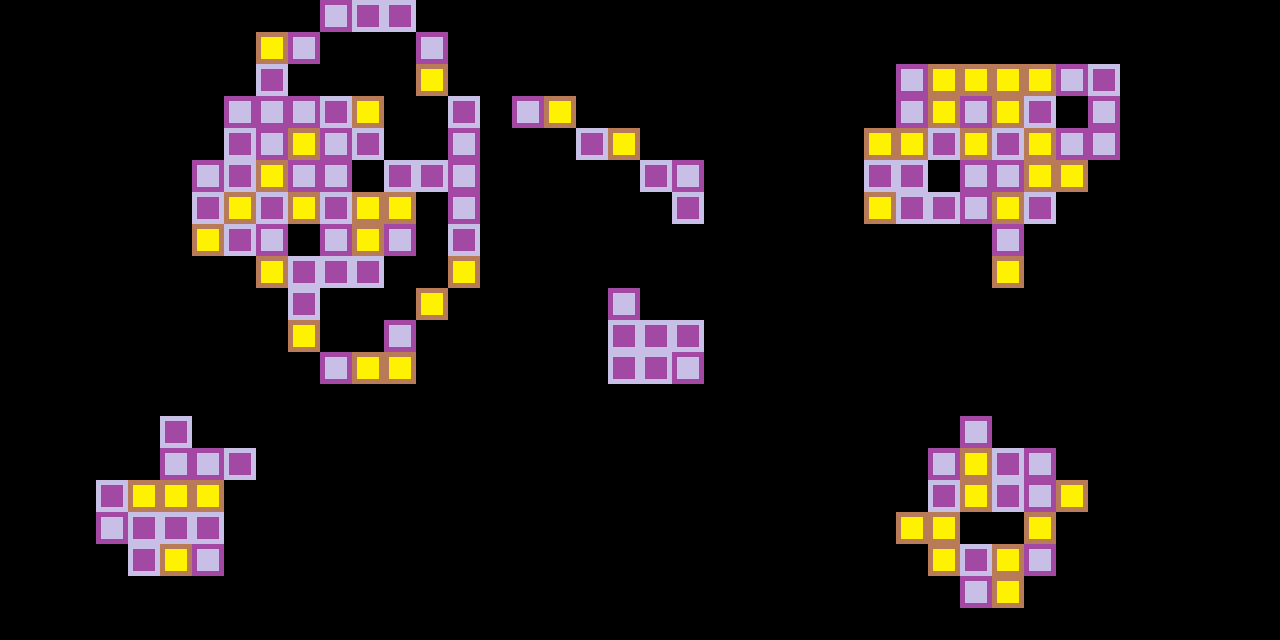

A level layout from a 2D game, rendered from its tile map. Below: a short description, then the map file with its tile-grid data intact:
An orthogonal 40x20 tile map with 32x32 px tiles, 1 tile layer (Tile Layer 1).

<map version="1.0" tiledversion="1.0.2" orientation="orthogonal" renderorder="right-down" width="40" height="20" tilewidth="32" tileheight="32" nextobjectid="1">
 <tileset firstgid="1" name="backgroundSheet" tilewidth="32" tileheight="32" tilecount="3" columns="3">
  <image source="../graphics/backgroundSheet.png" width="96" height="32" />
 </tileset>
 <layer name="Tile Layer 1" width="40" height="20">
  <data encoding="csv">
0,0,0,0,0,0,0,0,0,0,3,2,2,0,0,0,0,0,0,0,0,0,0,0,0,0,0,0,0,0,0,0,0,0,0,0,0,0,0,0,
0,0,0,0,0,0,0,0,1,3,0,0,0,3,0,0,0,0,0,0,0,0,0,0,0,0,0,0,0,0,0,0,0,0,0,0,0,0,0,0,
0,0,0,0,0,0,0,0,2,0,0,0,0,1,0,0,0,0,0,0,0,0,0,0,0,0,0,0,3,1,1,1,1,3,2,0,0,0,0,0,
0,0,0,0,0,0,0,3,3,3,2,1,0,0,2,0,3,1,0,0,0,0,0,0,0,0,0,0,3,1,3,1,2,0,3,0,0,0,0,0,
0,0,0,0,0,0,0,2,3,1,3,2,0,0,3,0,0,0,2,1,0,0,0,0,0,0,0,1,1,2,1,2,1,3,3,0,0,0,0,0,
0,0,0,0,0,0,3,2,1,3,3,0,2,2,3,0,0,0,0,0,2,3,0,0,0,0,0,2,2,0,3,3,1,1,0,0,0,0,0,0,
0,0,0,0,0,0,2,1,2,1,2,1,1,0,3,0,0,0,0,0,0,2,0,0,0,0,0,1,2,2,3,1,2,0,0,0,0,0,0,0,
0,0,0,0,0,0,1,2,3,0,3,1,3,0,2,0,0,0,0,0,0,0,0,0,0,0,0,0,0,0,0,3,0,0,0,0,0,0,0,0,
0,0,0,0,0,0,0,0,1,2,2,2,0,0,1,0,0,0,0,0,0,0,0,0,0,0,0,0,0,0,0,1,0,0,0,0,0,0,0,0,
0,0,0,0,0,0,0,0,0,2,0,0,0,1,0,0,0,0,0,3,0,0,0,0,0,0,0,0,0,0,0,0,0,0,0,0,0,0,0,0,
0,0,0,0,0,0,0,0,0,1,0,0,3,0,0,0,0,0,0,2,2,2,0,0,0,0,0,0,0,0,0,0,0,0,0,0,0,0,0,0,
0,0,0,0,0,0,0,0,0,0,3,1,1,0,0,0,0,0,0,2,2,3,0,0,0,0,0,0,0,0,0,0,0,0,0,0,0,0,0,0,
0,0,0,0,0,0,0,0,0,0,0,0,0,0,0,0,0,0,0,0,0,0,0,0,0,0,0,0,0,0,0,0,0,0,0,0,0,0,0,0,
0,0,0,0,0,2,0,0,0,0,0,0,0,0,0,0,0,0,0,0,0,0,0,0,0,0,0,0,0,0,3,0,0,0,0,0,0,0,0,0,
0,0,0,0,0,3,3,2,0,0,0,0,0,0,0,0,0,0,0,0,0,0,0,0,0,0,0,0,0,3,1,2,3,0,0,0,0,0,0,0,
0,0,0,2,1,1,1,0,0,0,0,0,0,0,0,0,0,0,0,0,0,0,0,0,0,0,0,0,0,2,1,2,3,1,0,0,0,0,0,0,
0,0,0,3,2,2,2,0,0,0,0,0,0,0,0,0,0,0,0,0,0,0,0,0,0,0,0,0,1,1,0,0,1,0,0,0,0,0,0,0,
0,0,0,0,2,1,3,0,0,0,0,0,0,0,0,0,0,0,0,0,0,0,0,0,0,0,0,0,0,1,2,1,3,0,0,0,0,0,0,0,
0,0,0,0,0,0,0,0,0,0,0,0,0,0,0,0,0,0,0,0,0,0,0,0,0,0,0,0,0,0,3,1,0,0,0,0,0,0,0,0,
0,0,0,0,0,0,0,0,0,0,0,0,0,0,0,0,0,0,0,0,0,0,0,0,0,0,0,0,0,0,0,0,0,0,0,0,0,0,0,0
</data>
 </layer>
</map>